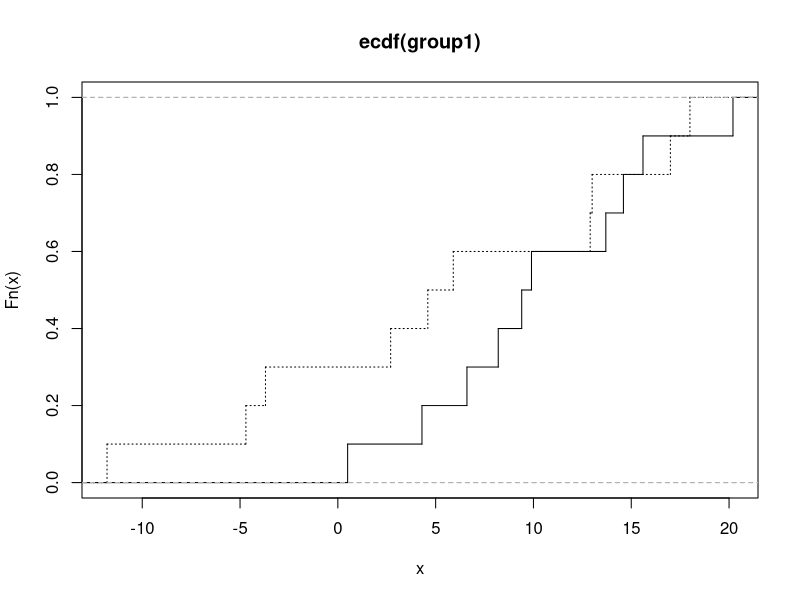

This chart was generated by the following R code:
# ecdf: Empirical CDF plot

group1 = c(8.2, 15.6, 9.9, 4.3, 14.6, 9.4, 6.6, 20.2, 13.7, 0.5)
group2 = c(18.0, -3.7, 12.9, -11.8, 4.6, 13.0, 2.7, 5.9, -4.7, 17.0)

plot(ecdf(group1), do.points = FALSE, verticals=T, xlim=c(-11.8, 20.2))
lines(ecdf(group2), lty=3, do.points = FALSE, verticals=T)

ks.test(group1, group2, alternative="two.sided")
